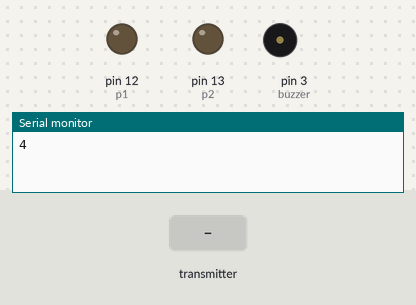
A sketch run on a simulated Arduino Uno, built with avr-gcc and run on an emulated ATmega328P. Parts: output pins drawn as LEDs (lit = HIGH), buzzer (waves = sounding), the last lines printed to the serial monitor. Inputs (shaded band) come from the test bench. No radio packets arrive unless stated.

Above: at 1.2 s.
1.3 s: the transmitter starts sending data = 0
At 1.7 s:
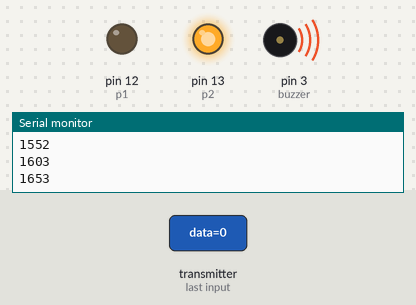
2.8 s: the transmitter starts sending data = 256
At 5.4 s:
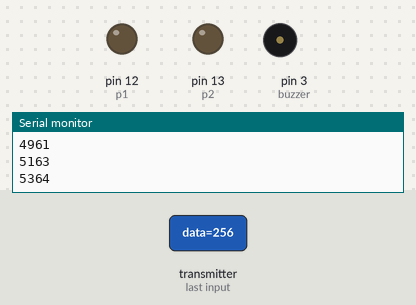
Timing chart, 0 to 6.9 s (numbered marks = the images above; inputs shaded):
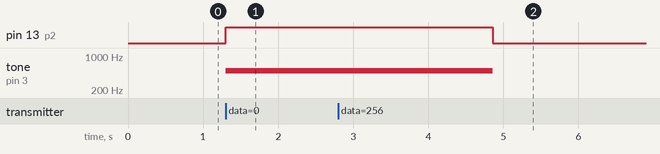

The sketch:

wireless_scoreboard_c_toque_duplo.ino
```cpp
#include <SPI.h>
#include <nRF24L01.h>
#include <RF24.h>
#include <Arduino.h>
//#include <TM1637Display.h>
#define CLK 4
#define DIO 5
#define p1 12
#define p2 13
#define buzzer 3
//TM1637Display display(CLK, DIO);
RF24 radio(7, 8);
const byte addresses[][6] = {"00001", "00002","00003"};
int c1 = 0;
int c2 = 0;
int p1c = 0;
int p2c = 0;
int data;
const long intervalo = 2000;
long pm = 0;

void setup() {
  pinMode(13, OUTPUT);
  pinMode(12, OUTPUT);
  pinMode(buzzer, OUTPUT);
  radio.begin();
  radio.openWritingPipe(addresses[1]);
  radio.openReadingPipe(1, addresses[0]);
  radio.setPALevel(RF24_PA_MAX);
  Serial.begin(9600);

}
void loop() {
  unsigned long cm = millis();
  long timeout = (cm) - (pm);
  Serial.println(millis());
 // display.setBrightness(5);
  //display.clear();
  int p1cv = p1c/4;
  int p2cv = p2c/4;
  //display.showNumberDec(p2cv, false, 4);
  //display.showNumberDec(p1cv, false, 1);
  radio.startListening();
  while (!radio.available());
  radio.read(&data, sizeof(data));

  if (data == 0) {
    pm = cm; //zera o timer
    digitalWrite(p2, HIGH);
    tone(buzzer, 500);
    p2cv++;
  }
  if(timeout < intervalo){
      if(data == 2){
        digitalWrite(p1, HIGH);
      }
  }
  else if(timeout > intervalo){
    delay(100);
    noTone(buzzer);
    digitalWrite(p1, LOW);
    digitalWrite(p2, LOW);
  }

   if (data == 2) {
    pm = cm; //zera o timer
    digitalWrite(p1, HIGH);
    tone(buzzer, 500);
    p1cv++;
  }
  if(timeout < intervalo){
      if(data == 0){
        digitalWrite(p2, HIGH);
      }
  }
  else if(timeout > intervalo){
    delay(100);
    noTone(buzzer);
    digitalWrite(p1, LOW);
    digitalWrite(p2, LOW);
  }

  if (data == 8){
    p1c = p1c -1;
  }
  if (data == 9){
    p1c = p1c +1;
  }
  if (data == 6){
    p2c = p2c +1;
  }
  if (data == 7){
    p2c = p2c -1;
  }

  if(p1cv > 9){
    p1c = 0;
  }
  if(p2cv > 9){
    p2c = 0;
  }

  delay(1);
}
```

Measured:
- after the input at 1.3 s, pin 13 (p2): LOW → HIGH at once; tone on pin 3 (buzzer): silent → 500 Hz at once
- after the input at 2.8 s, pin 13 (p2): HIGH → LOW after 2.1 s; tone on pin 3 (buzzer): 500 Hz → silent after 2.1 s
